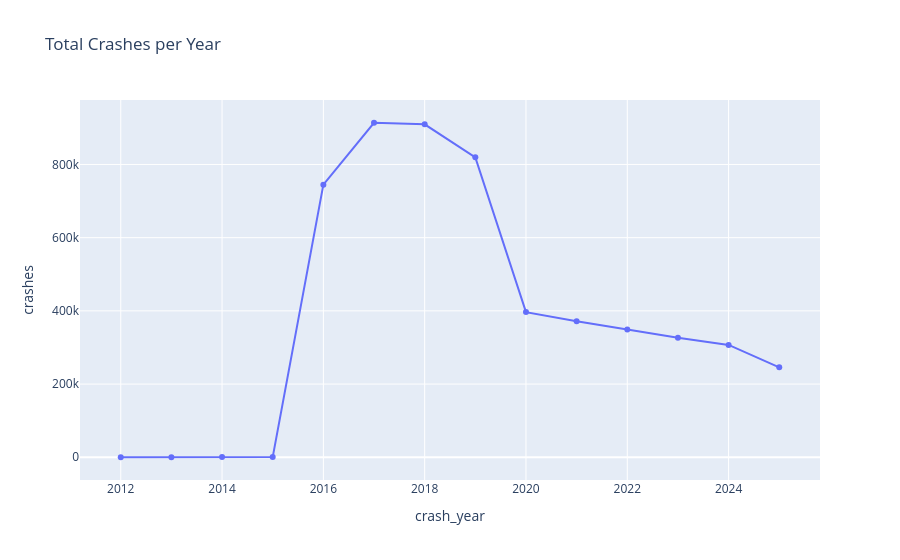

The notebook cell this image was saved under:
### Markdown cell above
## 2. Temporal Analysis

Analyze crash trends over time.

### Code cell
# 2.1 Yearly Trend
query_year = """
    SELECT crash_year, COUNT(*) as crashes 
    FROM crashes 
    WHERE crash_year IS NOT NULL
    GROUP BY 1 
    ORDER BY 1
"""
df_year = con.execute(query_year).df()

fig_year = px.line(df_year, x='crash_year', y='crashes', 
                   title='Total Crashes per Year',
                   markers=True)
fig_year.show()

### Figure 1 — Plotly figure (JSON) as saved in the notebook; plotly's stock layout.template omitted (floating-point values rounded to 4 significant figures)
{"data": [{"hovertemplate": "crash_year=%{x}<br>crashes=%{y}<extra></extra>", "legendgroup": "", "line": {"color": "#636efa", "dash": "solid"}, "marker": {"symbol": "circle"}, "mode": "lines+markers", "name": "", "orientation": "v", "showlegend": false, "type": "scatter", "x": [2012, 2013, 2014, 2015, 2016, 2017, 2018, 2019, 2020, 2021, 2022, 2023, 2024, 2025], "xaxis": "x", "y": [89, 221, 434, 611, 744717, 913947, 909575, 819483, 396611, 371564, 349205, 326497, 306941, 245759], "yaxis": "y"}], "layout": {"legend": {"tracegroupgap": 0}, "title": {"text": "Total Crashes per Year"}, "xaxis": {"anchor": "y", "domain": [0, 1], "title": {"text": "crash_year"}}, "yaxis": {"anchor": "x", "domain": [0, 1], "title": {"text": "crashes"}}}}
